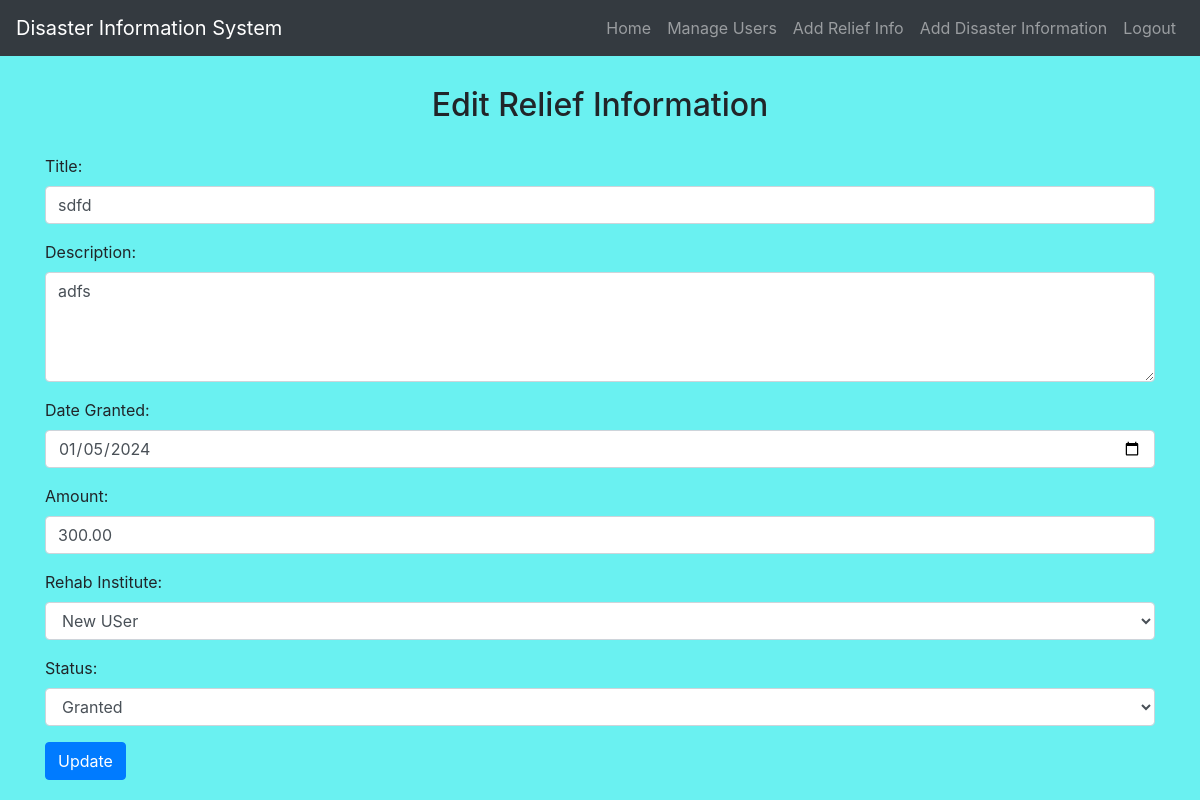
The app's page /admin/edit_relief_information.php?relief_id=1 (signed in) with its own data.
### tables this page shows
CREATE TABLE `reliefinformation` (
  `ReliefID` int(11) NOT NULL,
  `Title` varchar(255) NOT NULL,
  `Description` text NOT NULL,
  `DateGranted` date NOT NULL,
  `Amount` decimal(10,2) NOT NULL,
  `RehabInstituteID` int(11) NOT NULL,
  `Status` enum('Pending','Rejected','Approved','Granted') NOT NULL
);

CREATE TABLE `user` (
  `UserID` int(11) NOT NULL,
  `Username` varchar(255) NOT NULL,
  `Email` varchar(255) NOT NULL,
  `Password` varchar(255) NOT NULL,
  `ContactInfo` varchar(255) NOT NULL,
  `UserType` enum('General User','Rehabilitation Institutes') NOT NULL,
  `Address` text NOT NULL,
  `Status` varchar(20) NOT NULL DEFAULT 'Pending'
);

### admin/edit_relief_information.php (the view, shortened to what this page needs)
<?php
include('config.php');
if (isset($_GET['relief_id'])) {
    $reliefIDToEdit = $_GET['relief_id'];
    $editSql = "SELECT r.ReliefID, r.Title, r.Description, r.DateGranted, r.Amount, r.RehabInstituteID, u.Username AS RehabInstituteName, r.Status AS RehabInstituteStatus
                FROM ReliefInformation r
                INNER JOIN User u ON r.RehabInstituteID = u.UserID
                WHERE r.ReliefID = '$reliefIDToEdit'";
    $result = $conn->query($editSql);
    if ($result->num_rows == 1) {
        $relief = $result->fetch_assoc();
        $title = $relief['Title'];
        $description = $relief['Description'];
        $dateGranted = $relief['DateGranted'];
        $amount = $relief['Amount'];
        $rehabInstituteID = $relief['RehabInstituteID'];
        $rehabInstituteName = $relief['RehabInstituteName'];
        $rehabInstituteStatus = $relief['RehabInstituteStatus'];
    } else {
        header("Location: view_relief_information.php");
        exit();
    }
} else {
    header("Location: view_relief_information.php");
    exit();
}
?>
<!DOCTYPE html>
<html lang="en">
<head>
    <link rel="stylesheet" href="https://stackpath.bootstrapcdn.com/bootstrap/4.5.2/css/bootstrap.min.css">
    <link rel="stylesheet" href="./css/style.css">
</head>
<body>
    <?php include('navbar.php'); ?>
    <div class="container mt-3">
        <h2>Edit Relief Information</h2>
        <?php
        echo "<form action='edit_relief_information.php?relief_id={$reliefIDToEdit}' method='post'>
                <div class='form-group'>
                    <label for='title'>Title:</label>
                    <input type='text' class='form-control' id='title' name='title' value='$title' required>
                </div>
                <div class='form-group'>
                    <label for='description'>Description:</label>
                    <textarea class='form-control' id='description' name='description' rows='4' required>$description</textarea>
                </div>
                <div class='form-group'>
                    <label for='date_granted'>Date Granted:</label>
                    <input type='date' class='form-control' id='date_granted' name='date_granted' value='$dateGranted' required>
                </div>
                <div class='form-group'>
                    <label for='amount'>Amount:</label>
                    <input type='number' class='form-control' id='amount' name='amount' step='0.01' value='$amount' required>
                </div>
                <div class='form-group'>
                    <label for='rehab_institute_id'>Rehab Institute:</label>
                    <select class='form-control' id='rehab_institute_id' name='rehab_institute_id' required>
                        <option value='$rehabInstituteID'>$rehabInstituteName</option>";
        echo "</select>
              </div>
              <div class='form-group'>
                    <label for='status'>Status:</label>
                    <select class='form-control' id='status' name='status' required>
                        <option value='Approved' " . ($rehabInstituteStatus == 'Approved' ? 'selected' : '') . ">Approved</option>
                        <option value='Pending' " . ($rehabInstituteStatus == 'Pending' ? 'selected' : '') . ">Pending</option>
                        <option value='Rejected' " . ($rehabInstituteStatus == 'Rejected' ? 'selected' : '') . ">Rejected</option>
                        <option value='Granted' " . ($rehabInstituteStatus == 'Granted' ? 'selected' : '') . ">Granted</option>
                        <option value='Cancel' " . ($rehabInstituteStatus == 'Cancel' ? 'selected' : '') . ">Cancel</option>
                    </select>
              </div>
              <button type='submit' class='btn btn-primary'>Update</button>
          </form>";
        ?>
    </div>
</body>
</html>

### admin/css/style.css (style rules this page uses)
body { background-color:rgb(106, 241, 241); }
h1 , h2 , h3 , h4 { text-align: center; margin: 30px; }

### records on screen
reliefinformation: title "sdfd", description "adfs", date_granted "01/05/2024", amount "300.00", rehab_institute_id "New USer", status "Granted"
